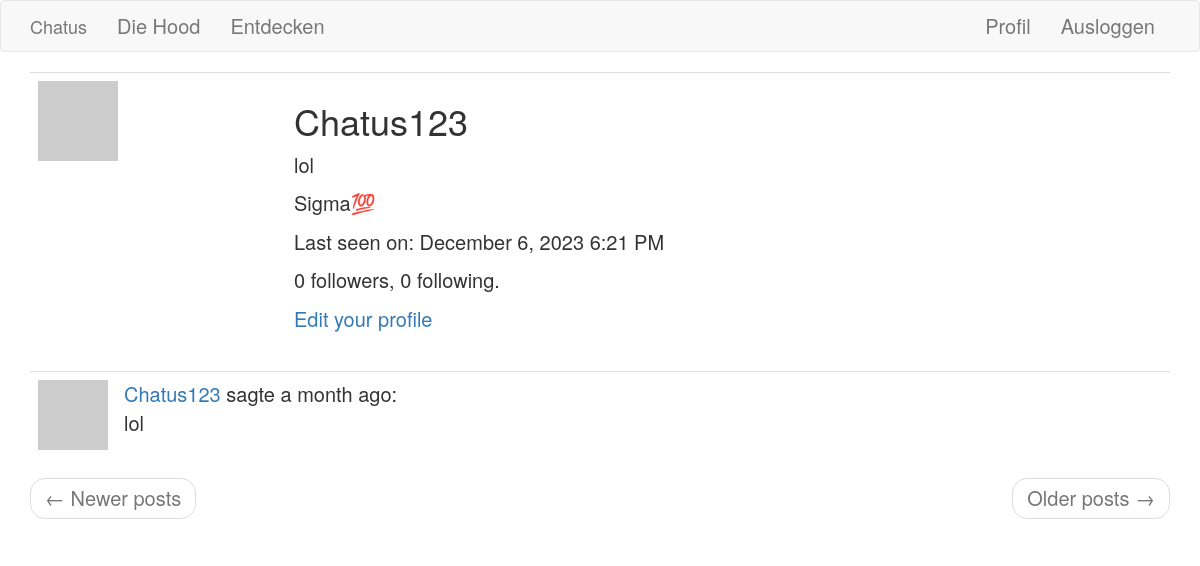
Page /user/Chatus123 (signed in) on the earlier database version.
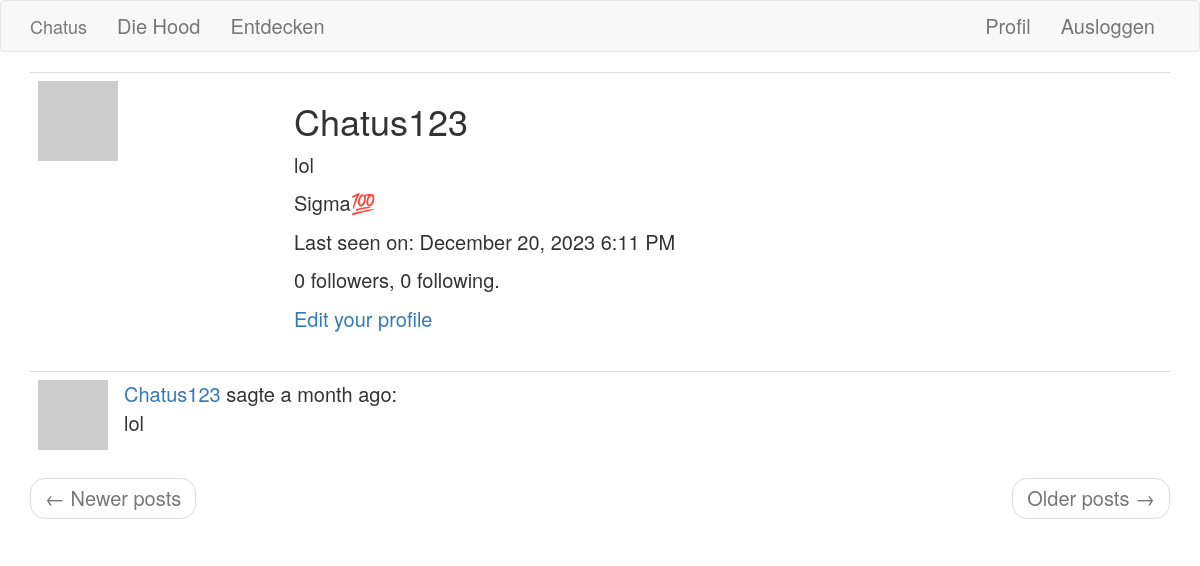
Same page on the later database version.
### app/models.py (models this page shows, shortened)
class User(UserMixin, db.Model):
    id = db.Column(db.Integer, primary_key=True)
    username = db.Column(db.String(64), index=True, unique=True)
    email = db.Column(db.String(120), index=True, unique=True)
    password_hash = db.Column(db.String(128))
    posts = db.relationship('Post', backref='author', lazy='dynamic')
    about_me = db.Column(db.String(140))
    last_seen = db.Column(db.DateTime, default=datetime.utcnow)
    age = db.Column(db.String(20))
    followed = db.relationship(
        'User', secondary=followers,
        primaryjoin=(followers.c.follower_id == id),
        secondaryjoin=(followers.c.followed_id == id),
        backref=db.backref('followers', lazy='dynamic'), lazy='dynamic')
    def avatar(self, size):
        digest = md5(self.email.lower().encode('utf-8')).hexdigest()
        return 'https://www.gravatar.com/avatar/{}?s={}&d=https%3A%2F%2Fi.pinimg.com%2F564x%2Fc0%2Fa7%2Fa6%2Fc0a7a613e35143a9606521beee386ccf.jpg'.format(
            digest, size)

class Post(db.Model):
    id = db.Column(db.Integer, primary_key=True)
    body = db.Column(db.String(140))
    timestamp = db.Column(db.DateTime, index=True, default=datetime.utcnow)
    user_id = db.Column(db.Integer, db.ForeignKey('user.id'))

### app/auth/routes.py (the view)
@app.route('/user/<username>')
@login_required
def user(username):
    user = User.query.filter_by(username=username).first_or_404()
    page = request.args.get('page', 1, type=int)
    posts = user.posts.order_by(Post.timestamp.desc()).paginate(
        page=page, per_page=app.config['POSTS_PER_PAGE'], error_out=False)
    next_url = url_for('user', username=user.username, page=posts.next_num) \
        if posts.has_next else None
    prev_url = url_for('user', username=user.username, page=posts.prev_num) \
        if posts.has_prev else None
    form = EmptyForm()
    return render_template('user.html', user=user, posts=posts.items,
                           next_url=next_url, prev_url=prev_url, form=form)

### app/auth/routes.py (called while the page is built)
@app.before_request
def before_request():
    if current_user.is_authenticated:
        current_user.last_seen = datetime.utcnow()
        db.session.commit()

### app/models.py (called while the page is built)
@login.user_loader
def load_user(id):
    return User.query.get(int(id))

### app/templates/user.html (shortened to what this page needs)
{% extends "base.html" %}
{% block app_content %}
    <table class="table table-hover">
        <tr>
            <td width="256px"><img src="{{ user.avatar(256) }}"></td>
            <td>
                <h1>{{ user.username }}</h1>
                {% if user.about_me %}<p>{{ user.about_me }}</p>{% endif %}
                {% if user.age %}
                <p>{{ user.age }}</p>
                {% endif %}
                {% if user.last_seen %}
                <p>Last seen on: {{ moment(user.last_seen).format('LLL') }}</p>
                {% endif %}
                <p>{{ user.followers.count() }} followers, {{ user.followed.count() }} following.</p>
                {% if user == current_user %}
                <p><a href="{{ url_for('edit_profile') }}">Edit your profile</a></p>
                {% endif %}
            </td>
        </tr>
    </table>
    {% for post in posts %}
        {% include '_post.html' %}
    {% endfor %}
    <nav aria-label="...">
        <ul class="pager">
            <li class="previous{% if not prev_url %} disabled{% endif %}">
                <a href="{{ prev_url or '#' }}">
                    <span aria-hidden="true">&larr;</span> Newer posts
                </a>
            </li>
            <li class="next{% if not next_url %} disabled{% endif %}">
                <a href="{{ next_url or '#' }}">
                    Older posts <span aria-hidden="true">&rarr;</span>
                </a>
            </li>
        </ul>
    </nav>
{% endblock %}

### app/templates/base.html (shortened to what this page needs)
{% extends 'bootstrap/base.html' %}
{% block body_attribs %}
style="background-image: url('https://i.ytimg.com/vi/xzy_0m7jwRw/maxresdefault.jpg');background-size: cover; background-repeat: no-repeat; font-size:15pt"
{% endblock %}
{% block navbar %}
    <nav class="navbar navbar-default">
        <div class="container">
            <div class="navbar-header">
                <a class="navbar-brand" href="{{ url_for('index') }}">Chatus</a>
            </div>
            <div class="collapse navbar-collapse" id="bs-example-navbar-collapse-1">
                <ul class="nav navbar-nav">
                    <li><a href="{{ url_for('index') }}">Die Hood</a></li>
                    <li><a href="{{ url_for('explore') }}">Entdecken</a></li>
                </ul>
                <ul class="nav navbar-nav navbar-right">
                    {% if current_user.is_anonymous %}
                    <li><a href="{{ url_for('login') }}">Login</a></li>
                    {% else %}
                    <li><a href="{{ url_for('user', username=current_user.username) }}">Profil</a></li>
                    <li><a href="{{ url_for('logout') }}">Ausloggen</a></li>
                    {% endif %}
                </ul>
            </div>
        </div>
    </nav>
{% endblock %}
{% block content %}
    <div class="container">
        {% block app_content %}{% endblock %}
    </div>
{% endblock %}

### app/templates/_post.html
    <table class="table table-hover">
        <tr>
            <td width="70px">
                <a href="{{ url_for('user', username=post.author.username) }}">
                    <img src="{{ post.author.avatar(70) }}" height="70px"/>
                </a>
            </td>
            <td>
                <a href="{{ url_for('user', username=post.author.username) }}">
                    {{ post.author.username }}
                </a>
                sagte {{ moment(post.timestamp).fromNow() }}:
                <br>
                {{ post.body }}
            </td>
        </tr>
    </table>

Differences in the rows shown:
changed User "Chatus123": last_seen "December 6, 2023 6:21 PM" → "December 20, 2023 6:11 PM"
